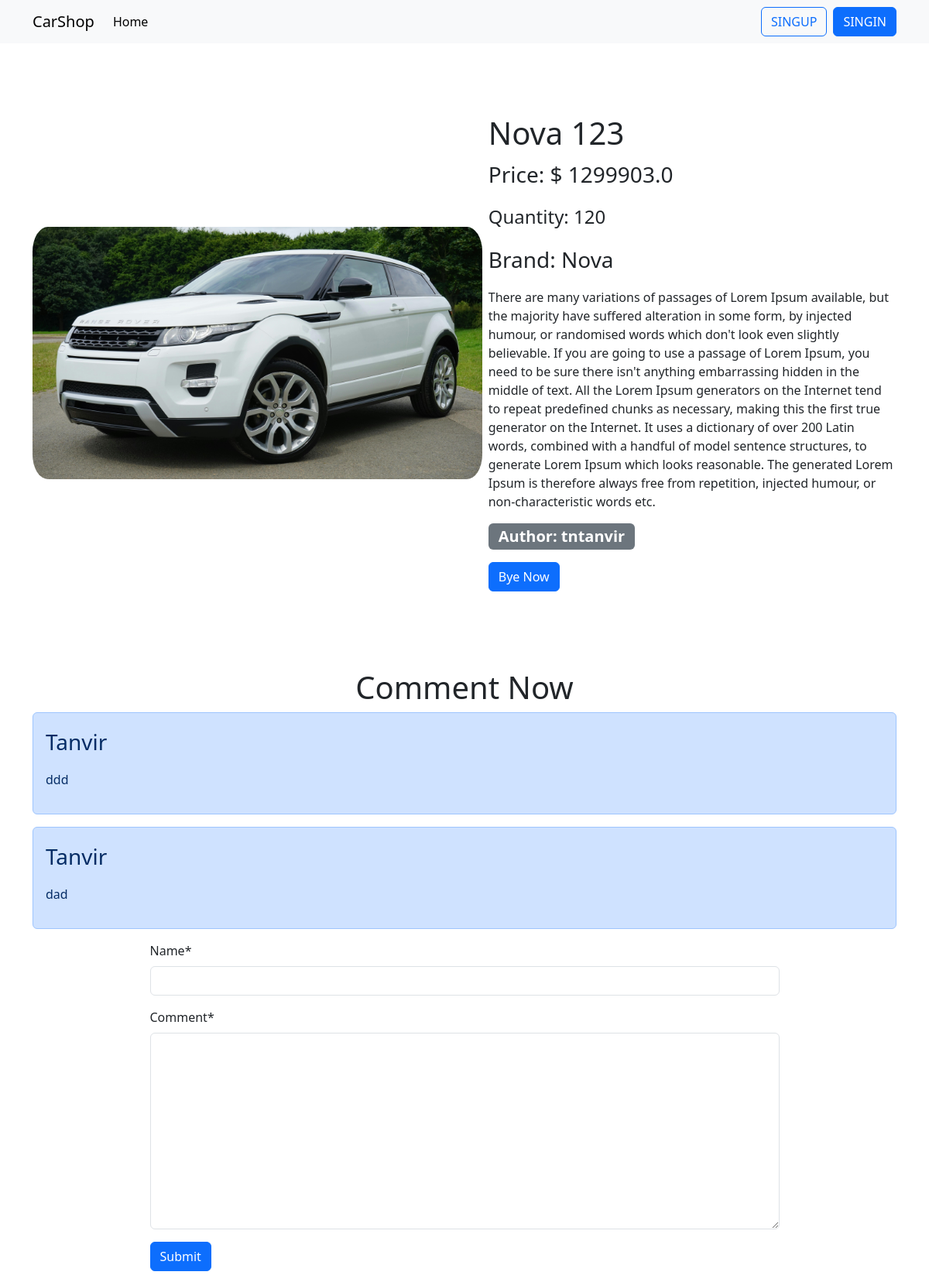
Screenshot of /details/3 with the database file from the repository.
### car/models.py (models this page shows)
class Car(models.Model):
    image = models.ImageField(upload_to='car/images/',blank=True, null=True)
    name = models.CharField(max_length=100)
    price=models.FloatField()
    brand= models.ForeignKey(carModel,on_delete=models.CASCADE)
    quantity=models.IntegerField()
    discription=models.TextField()
    author=models.ForeignKey(User,on_delete=models.CASCADE,null=True,blank=True)

class CarComment(models.Model):
    car=models.ForeignKey(Car,on_delete=models.CASCADE)
    name=models.CharField(max_length=100)
    comment=models.TextField()

### carmodel/models.py (models this page shows)
class carModel(models.Model):
    name = models.CharField(max_length=100)
    slug = models.CharField(max_length=100,unique=True)
    def __str__(self) -> str:
        return self.name

### CarShop/views.py (the view)
# urls.py: path('details/<int:id>',views.carDetails,name='carDetails'),
def carDetails(request,id):
    data=Car.objects.get(id=id)
    carcomment=CarComment.objects.filter(car=data)
    if request.method=='POST':
        commentForm=CarCommentForm(request.POST)
        if commentForm.is_valid():
            comment=commentForm.save(commit=False)
            comment.car=data
            comment.save()
            return redirect('carDetails',id=id)
    else:
        commentForm=CarCommentForm()
    return render(request,'CarDtaile.html',{'data':data,'commentForm':commentForm,'allcomments':carcomment})

### car/forms.py
class CarCommentForm(forms.ModelForm):
    class Meta:
        model = CarComment
        fields=['name', 'comment']

### templates/CarDtaile.html (shortened to what this page needs)
{% extends 'base.html' %}
{% block body %}
{% load crispy_forms_tags %}
<div class="container d-flex gap-2 justify-content-between align-items-center " style="height: 100vh;">
    <div class="row row-cols-6">
        <img src="{{data.image.url}}" style="
        width: 40rem; border-radius: 2rem;
    ">
    </div>
    <div class="w-50">
        <h1>{{data.name}}</h1>
        <p class="fs-3">Price: $ {{data.price}}</p>
        <p class="fs-4">Quantity: {{data.quantity}}</p>
        <p class="fs-3">Brand: {{data.brand}}</p>
        <p>{{data.discription}}</p>
        <p class="badge text-bg-secondary fs-5">Author: {{data.author}}</p>
        <div>
            <form action="{% url 'carUpdate' data.id %}" method="post">
                <button class="btn btn-primary " type="submit">Bye Now</button>
            </form>
        </div>
    </div>
</div>
<div class="container mx-auto py-2" style="min-height: 100vh;">
    <h1 class="text-center">Comment Now</h1>
    {% for cmt in allcomments %}
    <div class="alert alert-primary" role="alert">
        <p class="fs-3">{{cmt.name}}</p>
        <p>{{cmt.comment}}</p>
    </div>
    {% endfor %}
    <form method="post" class="w-75 container mx-auto">
        {{commentForm | crispy}}
        <button type="submit" class="btn btn-primary">Submit</button>
    </form>
</div>
{% endblock %}

### rows the page displays
Car: image (picture), name "Nova 123", price "1299903.0", quantity "120", brand "Nova", discription "There are many variations of passages of Lorem Ipsum available, but the majority have suffered alteration in some form, by injected humour, or randomised words which don't look even slightly believable. If you are going to use a passage of Lorem Ipsum, you need to be sure there isn't anything embarrassing hidden in the middle of text. All the Lorem Ipsum generators on the Internet tend to repeat predefined chunks as necessary, making this the first true generator on the Internet. It uses a dictionary of over 200 Latin words, combined with a handful of model sentence structures, to generate Lorem Ipsum which looks reasonable. The generated Lorem Ipsum is therefore always free from…", author "tntanvir"
CarComment: name "Tanvir", comment "ddd"
CarComment: name "Tanvir", comment "dad"
